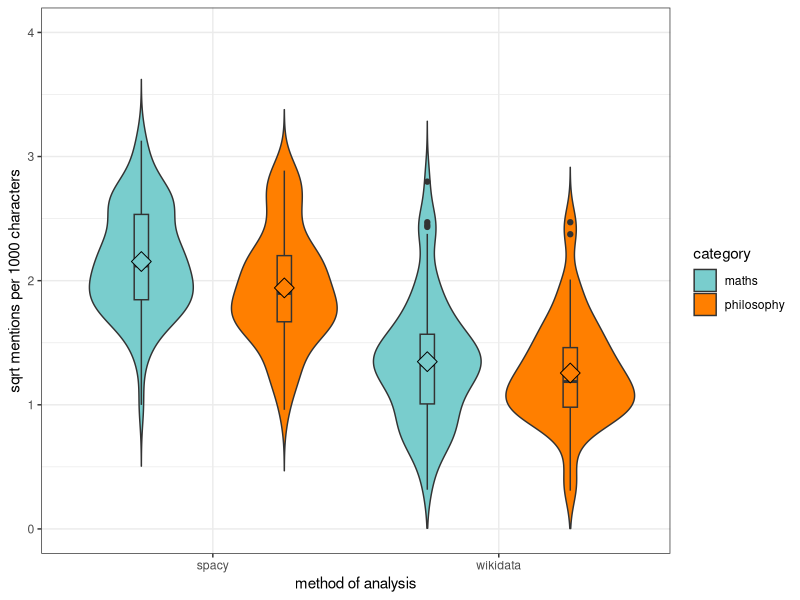
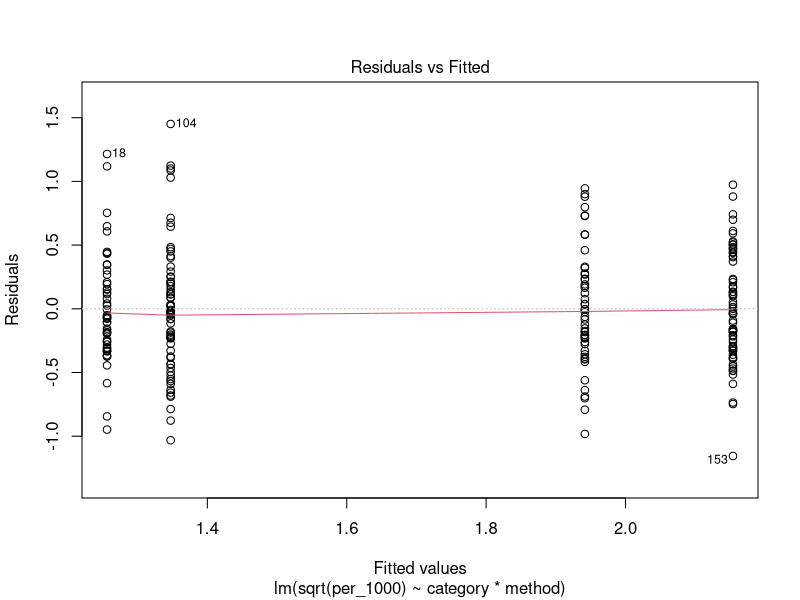
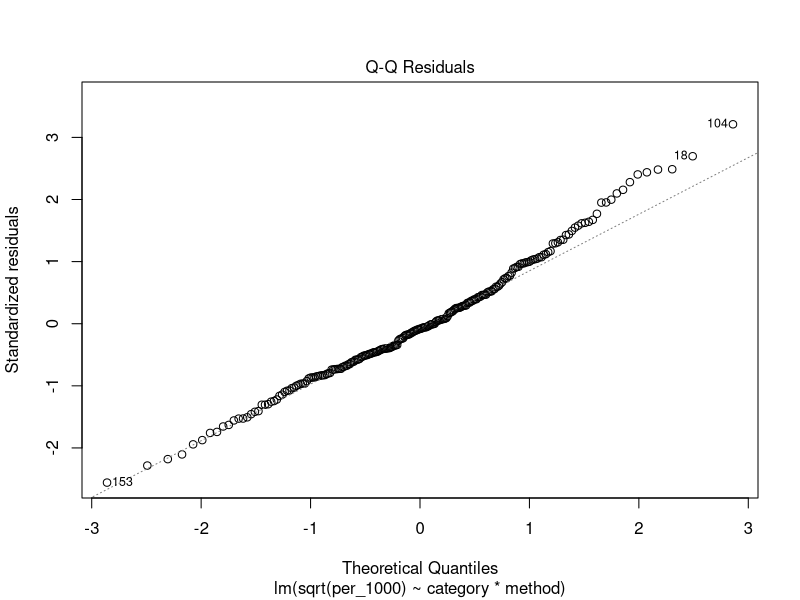
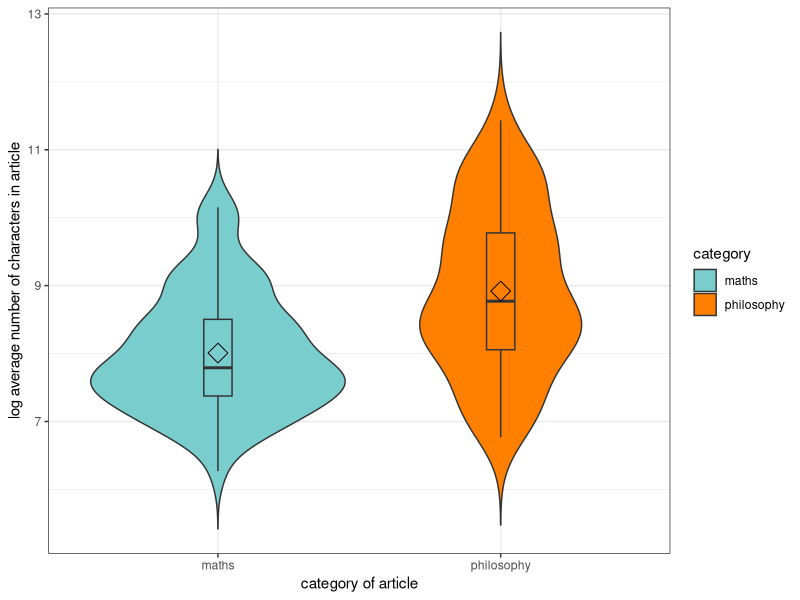
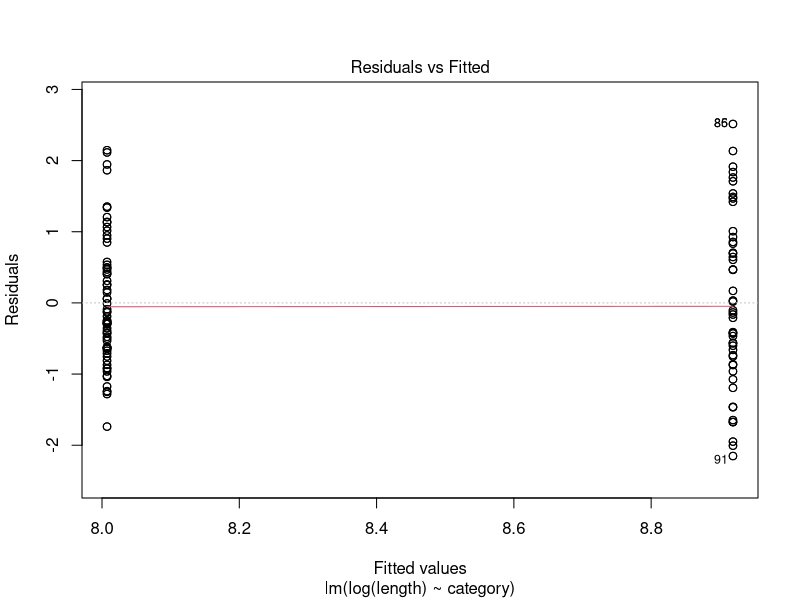
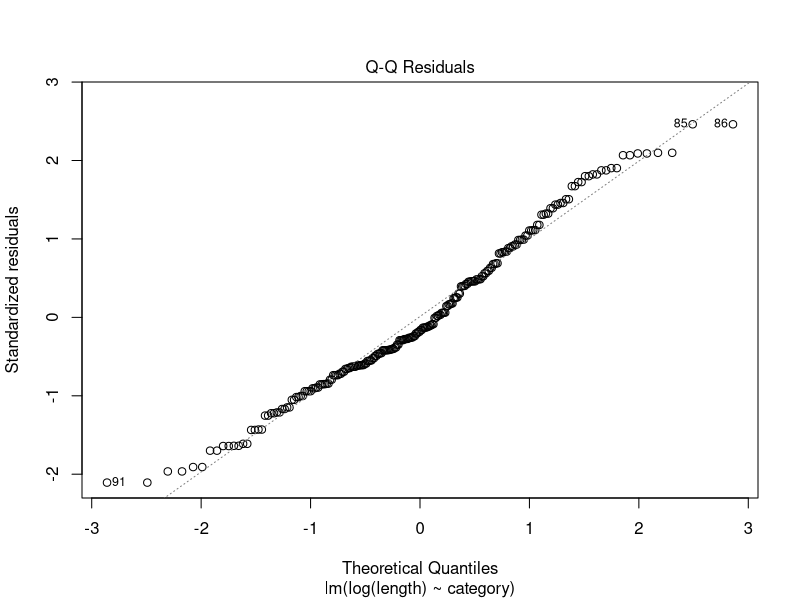
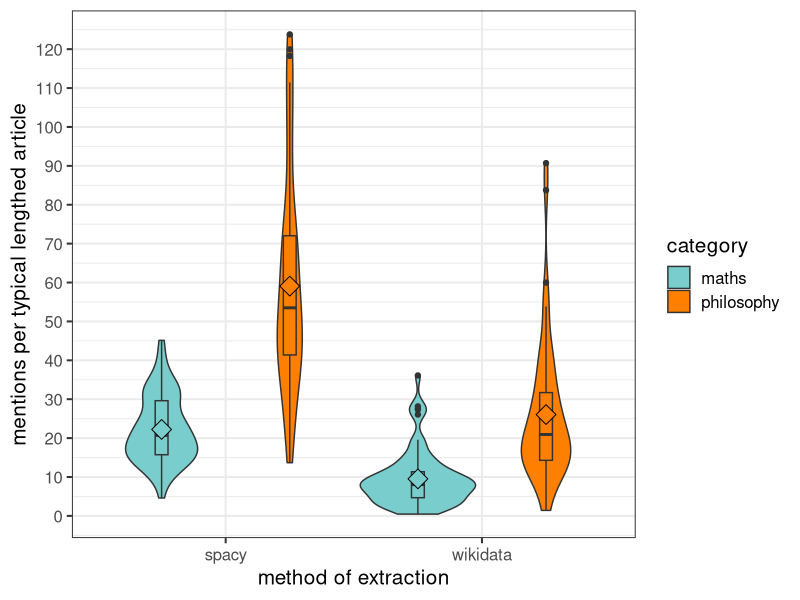
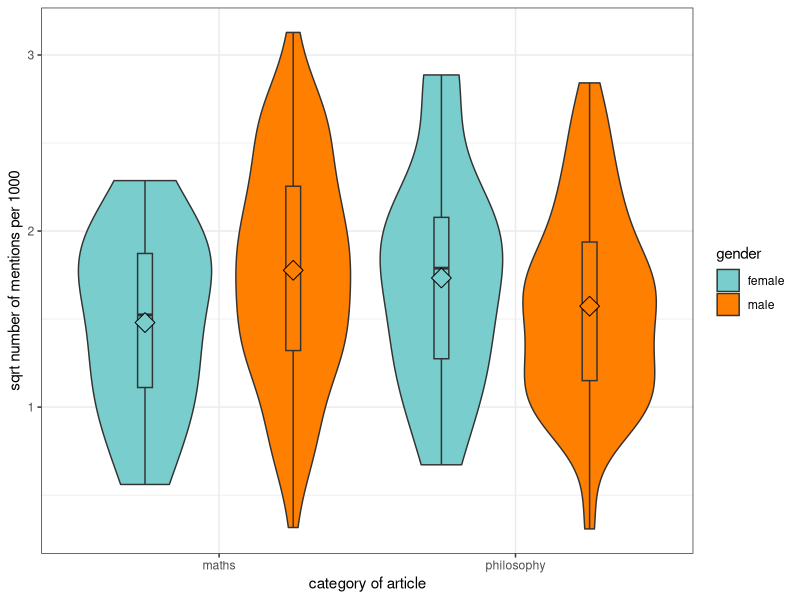

Recreate these plots in R, in order.
setwd(dirname(rstudioapi::getActiveDocumentContext()$path))

# necessary imports 
library(ggplot2)
library(dplyr)
library(scales)
library(car)

# the code to produce the data must have been run before this code ! 
data <- read.csv("./analysis/mentions.csv", stringsAsFactors=TRUE)

# saving the average number of mentions per 1000 characters 
data$per_1000 <- (data$mentions/data$length)*1000 

# the average number of characters of an article in each category 
mean_phil <- mean(data$length[data$category=="philosophy"], )
mean_maths <- mean(data$length[data$category=="maths"])

phil <- data[data$category=="philosophy", ]
maths <- data[data$category=="maths", ]

phil$typical <- round(mean_phil, 0)
maths$typical <- round(mean_maths, 0)

# creating a new data set that also stores average length of articles 
new_data <- rbind.data.frame(maths, phil)

# stores how many mentions per typical lengthed article 
new_data$per_typical <- (new_data$mentions/new_data$length) * new_data$typical 

# GRAPH 1 - mentions per 1000 characters
p <- ggplot(data, aes(x=method, y=sqrt(per_1000), fill=category)) +
  geom_violin(position=position_dodge(1), trim=FALSE)+
  geom_boxplot(width=.1, position=position_dodge(1), show.legend=FALSE) +
  stat_summary(fun=mean, geom="point", shape=23, size=5, position=position_dodge(1), show.legend=FALSE)+
  xlab("method of analysis") + 
  ylab("sqrt mentions per 1000 characters") + 
  ylim(c(0,4))+
  scale_fill_manual(values=c('#79CDCD', '#FF7F00'))+
  theme_bw()

p 

# needs to be two way anova because plotting two things
m <- lm(sqrt(per_1000)~category*method, data=new_data)

# checking assumptions for anova 
plot(m,which=1)
plot(m,which=2)

Anova(m, type=3)

# GRAPH 2 - typical length of an article
l <- ggplot(new_data, aes(x=category, y=log(length), fill=category)) +
  geom_violin(position=position_dodge(1), trim=FALSE)+
  geom_boxplot(width=.1, position=position_dodge(1), show.legend=FALSE) +
  stat_summary(fun=mean, geom="point", shape=23, size=5, position=position_dodge(1), show.legend=FALSE)+
  xlab("category of article") + 
  ylab("log average number of characters in article") +
  scale_fill_manual(values=c('#79CDCD', '#FF7F00'))+
  theme_bw()

l

# anova test
ml <- lm(log(length)~category, data=new_data)
plot(ml,which=1)
plot(ml,which=2)
Anova(ml, type=3)


# GRAPH 3 : typical number of mentions per article 
q <- ggplot(new_data, aes(x=method, y=per_typical, fill=category)) +
  geom_violin(position=position_dodge(1), trim=TRUE)+
  geom_boxplot(width=.1, position=position_dodge(1), show.legend=FALSE) +
  stat_summary(fun=mean, geom="point", shape=23, size=5, position=position_dodge(1), show.legend=FALSE)+
  xlab("method of extraction") + 
  ylab("mentions per typical lengthed article") +
  scale_fill_manual(values=c('#79CDCD', '#FF7F00'))+
  scale_y_continuous(breaks = scales::pretty_breaks(n = 10))+
  theme_bw(base_size=15)

q

# wilcoxon test
wilcox.test(per_typical~category, data=new_data[new_data$method=="wikidata",])
wilcox.test(per_typical~category, data=new_data[new_data$method=="spacy",])

# GRAPH 4 - MENTIONS PER 1000 BY GENDER
n <- ggplot(new_data, aes(x=category, y=sqrt(per_1000), fill=gender)) +
  geom_violin(position=position_dodge(1), trim=TRUE)+
  geom_boxplot(width=.1, position=position_dodge(1), show.legend=FALSE) +
  stat_summary(fun=mean, geom="point", shape=23, size=5, position=position_dodge(1), show.legend=FALSE)+
  xlab("category of article") + 
  ylab("sqrt number of mentions per 1000") +
  scale_fill_manual(values=c('#79CDCD', '#FF7F00'))+
  theme_bw()

n

n2 <- lm(sqrt(per_1000)~method*category*gender, data=data)

plot(n2,which=1)
plot(n2,which=2)

Anova(n2, type=3)

# seeing where the significance effect stems from 
TukeyHSD(aov(n2), which=c("category:gender"))


# GRAPH 5 - LENGTH OF ARTICLE BY GENDER
m <- ggplot(new_data, aes(x=category, y=log(length), fill=gender)) +
  geom_violin(position=position_dodge(1), trim=FALSE)+
  geom_boxplot(width=.1, position=position_dodge(1), show.legend=FALSE) +
  stat_summary(fun=mean, geom="point", shape=23, size=5, position=position_dodge(1), show.legend=FALSE)+
  xlab("category of article") + 
  ylab("log number of characters in article") +
  scale_fill_manual(values=c('#79CDCD', '#FF7F00'))+
  theme_bw()

m

m2 <- lm(log(length)~method*category*gender, data=data)

plot(m2,which=1)
plot(m2,which=2)

Anova(m2, type=3)
